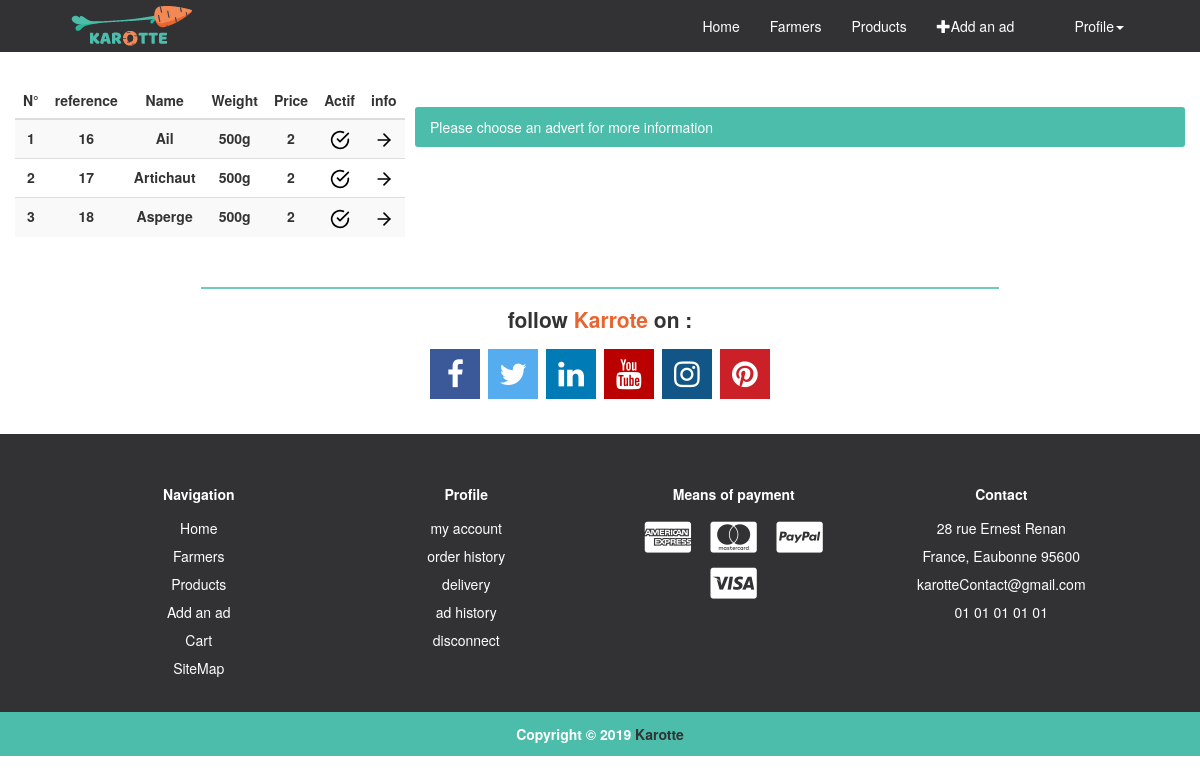
/AdHistory (signed in), run on the app's committed database.
### tables this page shows
CREATE TABLE IF NOT EXISTS `Produit` (
  `Id` int(9) NOT NULL,
  `IdListeProduit` int(9) NOT NULL,
  `Prix` varchar(255) NOT NULL,
  `Biographie` text NOT NULL,
  `Qualiter` text NOT NULL,
  `UnitWeight` varchar(9) NOT NULL,
  `NbStock` varchar(255) NOT NULL,
  `IdFarmers` int(9) NOT NULL,
  `Region` int(9) NOT NULL,
  `CreationDate` date DEFAULT NULL,
  `Actif` int(1) NOT NULL DEFAULT '0'
);

CREATE TABLE IF NOT EXISTS `ListeProduit` (
  `Id` int(9) NOT NULL,
  `Name` varchar(255) NOT NULL,
  `Actif` int(1) NOT NULL DEFAULT '1'
);

### controller/AdHistory.php (called while the page is built, shortened)
<?php
$objProducts = new products($connect);
$objProfile = new profile($connect);
$annonces = $objProfile->listeAddOneFarmer($_SESSION['farmer']);
?>

### models/connect.class.php (called while the page is built, shortened)
<?php
class connect {
    public function setConnect(PDO $connect)
    {
        $this -> _connect = $connect;
    }
}
?>

### models/profile.class.php (called while the page is built, shortened)
<?php
class profile extends connect
{
    public function listeAddOneFarmer($idUser){
        $idFarmer = $this->infoIdFarmers($idUser);
        $req = $this -> _connect -> query("SELECT * FROM `Produit` WHERE IdFarmers = '$idFarmer' AND Actif ='1'");
        $res = $req -> fetchAll();
        return $res;
    }
    public function infoIdFarmers($idUser){
        $id= "";
        $req = $this -> _connect -> query("SELECT * FROM `Farmers`  WHERE IdUser = '$idUser'");
        $res = $req -> fetchAll();
        foreach($res as $r){
            $id = $r['Id'];
        }
        return $id;
    }
}
?>

### models/products.class.php (called while the page is built, shortened)
<?php
class products extends connect
{
    public function listeProduit($id){
        $name = "";
        $req = $this->_connect -> query("SELECT * FROM `ListeProduit` WHERE Id='$id' AND Actif='1'");
        $res = $req -> fetchAll();
        foreach($res as $r){
            $name = $r['Name'];
        }
        return $name;
    }
}

### config.php (called while the page is built, shortened)
<?php
function routeUrl(){
    $nbslash = '';
    if(isset($_GET['p'])){
        $nburl = count(explode('/', $_GET['p']));
        if($nburl !== 0){
            for($i=1; $i < $nburl; $i++){
                $nbslash .= "../";
            }
        }
    }
    return $nbslash;
}

### views/page/AddHistory/listeCarts.php (the view)
<table class="table table-striped">
    <thead>
    <tr>
        <th style="text-align: center" scope="col">N°</th>
        <th style="text-align: center" scope="col">reference</th>
        <th style="text-align: center" scope="col">Name</th>
        <th style="text-align: center" scope="col">Weight</th>
        <th style="text-align: center" scope="col">Price</th>
        <th style="text-align: center" scope="col">Actif</th>
        <th style="text-align: center" scope="col">info</th>
    </tr>
    </thead>
    <tbody>
    <?php
    $nb = "1";
    foreach ($annonces as $annonce){
    ?>
    <tr>
        <th style="text-align: center" scope="row"><?= $nb ?></th>
        <th style="text-align: center" scope="row"><?= $annonce['Id'] ?></th>
        <th style="text-align: center" scope="row"><?= $objProducts->listeProduit($annonce['IdListeProduit']); ?></th>
        <th style="text-align: center" scope="row"><?= $annonce['UnitWeight'] ?></th>
        <th style="text-align: center" scope="row"><?= $annonce['Prix'] ?></th>
        <th style="text-align: center" scope="row">
            <?php
            if ($annonce['Actif'] == '0') {
                ?>
                <img src="<?= routeUrl() ?>src/images/icone/petiteIcone/minus-circle.svg" style="width: 20px" alt="icone">
                <?php
            } else if ($annonce['Actif'] == '1') {
                ?>
                <img src="<?= routeUrl() ?>src/images/icone/petiteIcone/check-circle.svg" style="width: 20px" alt="icone">
                <?php
            }
            ?>
        </th>
        <th style="text-align: center" scope="row"><a href="<?= routeUrl() ?>AdHistory/annonce=<?= $annonce['Id'] ?>/"><img src="<?= routeUrl() ?>src/images/icone/petiteIcone/arrow-right.svg" style="width: 20px" alt="icone"></a></th>
        <?php
        $nb = $nb + "1";
        }
        ?>
    </tbody>
</table>

### data on the page
produit: Id "16", IdListeProduit.Name "Ail", UnitWeight "500g", Prix "2", Actif 1 (drawn)
produit: nb "2", Id "17", IdListeProduit.Name "Artichaut", UnitWeight "500g", Prix "2", Actif 1 (drawn)
produit: nb "3", Id "18", IdListeProduit.Name "Asperge", UnitWeight "500g", Prix "2", Actif 1 (drawn)
